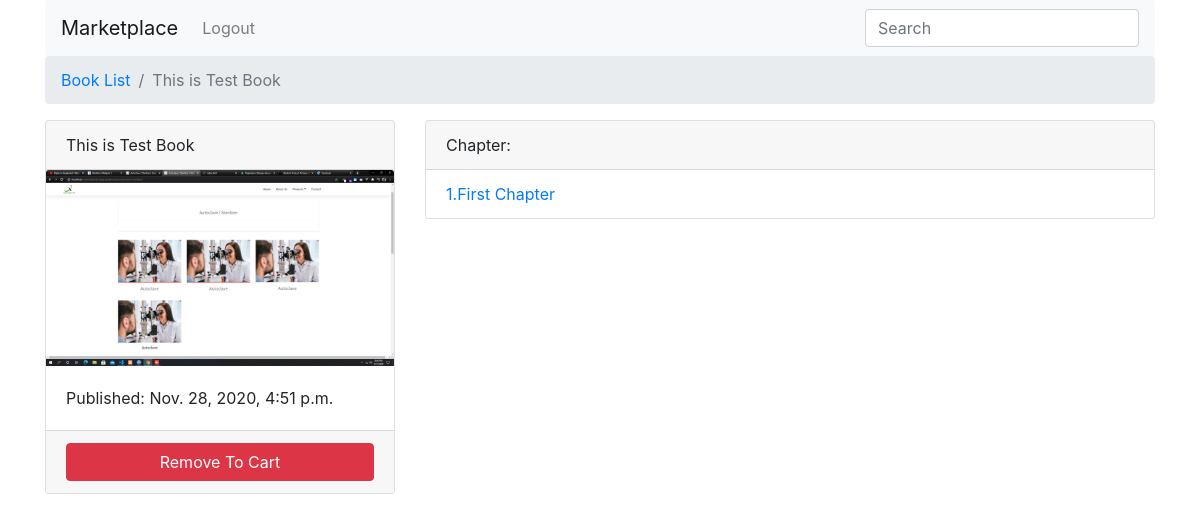
Screenshot of /test-book/ (signed in) with the database file from the repository.
### books/models.py (models this page shows, shortened)
class Book(models.Model):
    authors = models.ManyToManyField(Author)
    title = models.CharField(max_length=100)
    publication_date = models.DateTimeField()
    isbn = models.CharField(max_length=16)
    slug = models.SlugField()
    cover = models.ImageField()
    price = models.FloatField()

class Chapter(models.Model):
    book = models.ForeignKey(Book, on_delete=models.CASCADE)
    chapter_number = models.IntegerField()
    title = models.CharField(max_length=100)
    def get_absolute_url(self):
        return reverse("books:chapter_detail", kwargs={
            'book_slug': self.book.slug,
            'chapter_number': self.chapter_number
        })

### books/views.py (the view)
# urls.py: path('<slug>/', book_detail, name='book_detail'),
def book_detail(request, slug):
    book = get_object_or_404(Book, slug=slug)
    order = Order.objects.get(user=request.user)
    order_item=OrderItem.objects.get(book=book)
    book_is_in_cart=False
    if order_item in order.items.all():
        book_is_in_cart=True
    context = {
        'book': book,
        'in_cart':book_is_in_cart
    }
    return render(request, 'book_detail.html', context)

### templates/book_detail.html (shortened to what this page needs)
{% extends "base.html" %}
{% block breadcrumb %}
<li class="breadcrumb-item"><a href="{% url 'books:book_list' %}">Book List</a></li>
<li class="breadcrumb-item active" aria-current="page">{{book.title}}</li>
{% endblock breadcrumb %}
{% block content %}
<div class="row">
    <main class="col-md-4">
        <div class="card">
            <div class="card-header">{{book.title}}</div>
            <img src="{{book.cover.url}}" class="card-img-top">
            <div class="card-body">
                <p class="card-text">Published: {{book.publication_date}}</p>
            </div>
            {% if in_cart %}
            <div class="card-footer">
                <a class="btn btn-danger btn-block" href="#">Remove To Cart</a>
            </div>
            {% else %}
            <div class="card-footer">
                <a class="btn btn-warning btn-block" href="{% url 'cart:add_to_cart' book.slug %}">Add To Cart</a>
            </div>
            {% endif %}
        </div>
    </main>
    <aside class="col-md-8">
        <div class="card">
            <div class="card-header">
                Chapter:
            </div>
            <ul class="list-group list-group-flush">
                {% for chapter in book.chapter_set.all %}
                <li class="list-group-item"><a
                        href="{{chapter.get_absolute_url}}">{{chapter.chapter_number}}.{{chapter.title}}</a></li>
                {% endfor %}
            </ul>
        </div>
    </aside>
</div>
{% endblock content %}

### rows the page displays
Book: title "This is Test Book", cover (picture), publication_date "Nov. 28, 2020, 4:51 p.m."
Chapter: chapter_number "1", title "First Chapter"
